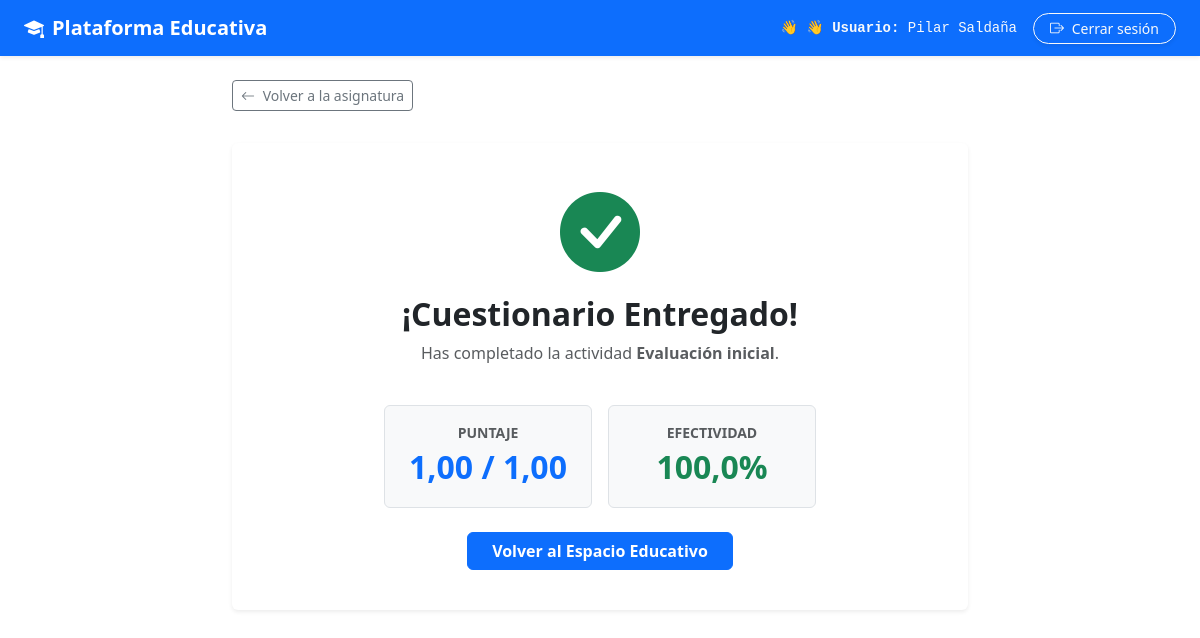
The app's page /actividad/1/ (signed in) with its own data.
### usuarios/models.py (models this page shows, shortened)
class Usuario(AbstractUser):
    dni = models.CharField(
        max_length=20,
        unique=True,
        null=True,
        blank=True
    )

### educacion/models.py (models this page shows, shortened)
class Actividad(models.Model):
    TIPO_ACTIVIDAD = [
        ('TEORIA', 'Lectura / Video'),
        ('PRACTICA', 'Práctica de Programación (Subida de Archivo)'),
        ('CUESTIONARIO', 'Cuestionario / Multiple Choice'),
        ('EJERCICIO', 'Ejercicio'),
        ('ENTREGA', 'Entrega'),
    ]
    leccion = models.ForeignKey(
        Leccion,
        on_delete=models.CASCADE,
        related_name='actividades',
        null=True,
        blank=True
    )
    subleccion = models.ForeignKey(
        Subleccion,
        on_delete=models.CASCADE,
        related_name='actividades',
        null=True,
        blank=True
    )
    titulo = models.CharField(
        max_length=200
    )
    descripcion = RichTextField(
        blank=True
    )
    tipo = models.CharField(
        max_length=20,
        choices=TIPO_ACTIVIDAD
    )
    orden = models.PositiveIntegerField(
        default=1
    )
    fecha_limite = models.DateTimeField(
        null=True,
        blank=True
    )
    clave_acceso = models.CharField(
        max_length=50,
        blank=True,
        null=True,
        help_text="Clave requerida para que el alumno pueda iniciar el cuestionario en clase."
    )
    activo = models.BooleanField(
        default=True
    )
    class Meta:
        verbose_name = 'Actividad'
        verbose_name_plural = 'Actividades'

class EntregaActividad(models.Model):
    ESTADO_ENTREGA = [
        ('EN_PROCESO', 'En proceso'),
        ('ENVIADO', 'Enviado'),
        ('CALIFICADO', 'Calificado'),
    ]
    actividad = models.ForeignKey(
        Actividad,
        on_delete=models.CASCADE,
        related_name='entregas'
    )
    estudiante = models.ForeignKey(
        settings.AUTH_USER_MODEL,
        on_delete=models.CASCADE,
        related_name='entregas_actividades'
    )
    fecha_envio = models.DateTimeField(
        auto_now=True
    )
    estado = models.CharField(
        max_length=20,
        choices=ESTADO_ENTREGA,
        default='EN_PROCESO'
    )
    archivo_adjunto = models.FileField(
        upload_to='entregas_alumnos/',
        blank=True,
        null=True,
        help_text="Archivo de código o práctico entregado por el estudiante."
    )
    comentario_estudiante = models.TextField(
        blank=True,
        null=True
    )
    puntaje_obtenido = models.DecimalField(
        max_digits=5,
        decimal_places=2,
        null=True,
        blank=True
    )
    calificacion = models.DecimalField(
        max_digits=5,
        decimal_places=2,
        null=True,
        blank=True
    )
    class Meta:
        verbose_name = 'Entrega de actividad'
        verbose_name_plural = 'Entregas de actividades'
        unique_together = ('actividad', 'estudiante')

### educacion/views.py (the view, shortened to what this page needs)
@login_required
def realizar_actividad(request, actividad_id):
    actividad = get_object_or_404(
        Actividad.objects.prefetch_related(
            Prefetch(
                'preguntas',
                queryset=Pregunta.objects.filter(activo=True).order_by('orden').prefetch_related('opciones')
            )
        ),
        id=actividad_id,
        activo=True
    )
    entrega, _ = EntregaActividad.objects.get_or_create(
        actividad=actividad,
        estudiante=request.user
    )
    if entrega.estado in ['ENVIADO', 'CALIFICADO']:
        puntaje_obtenido = entrega.calificacion or entrega.puntaje_obtenido or 0
        puntaje_total = sum(p.puntaje for p in actividad.preguntas.all()) or 1
        porcentaje = round((puntaje_obtenido / puntaje_total) * 100, 1) if actividad.preguntas.exists() else 100
        return render(
            request,
            'educacion/realizar_actividad.html',
            {
                'actividad': actividad,
                'entrega': entrega,
                'ya_enviado': True,
                'puntaje_obtenido': puntaje_obtenido,
                'puntaje_total': puntaje_total,
                'porcentaje': porcentaje,
                'estudiante': request.user,
            }
        )

### educacion/templates/educacion/realizar_actividad.html (shortened to what this page needs)
{% extends 'base.html' %}
{% block content %}
<div class="row justify-content-center mb-5">
    <div class="col-12 col-lg-8">
        {% if actividad.leccion.modulo.espacio_educativo %}
            <a href="{% url 'educacion:detalle_espacio' actividad.leccion.modulo.espacio_educativo.id %}" class="btn btn-outline-secondary btn-sm mb-3">
                <i class="bi bi-arrow-left me-1"></i> Volver a la asignatura
            </a>
        {% else %}
            <a href="{% url 'educacion:inicio' %}" class="btn btn-outline-secondary btn-sm mb-3">
                <i class="bi bi-arrow-left me-1"></i> Volver al inicio
            </a>
        {% endif %}
        {% if ya_enviado %}
            <div class="card border-0 shadow-sm text-center p-4 my-3">
                <div class="card-body">
                    <div class="mb-3">
                        <i class="bi bi-check-circle-fill text-success display-1"></i>
                    </div>
                    <h2 class="fw-bold text-dark mb-2">¡Cuestionario Entregado!</h2>
                    <p class="text-muted mb-4">Has completado la actividad <strong>{{ actividad.titulo }}</strong>.</p>
                    <div class="row justify-content-center g-3 my-2">
                        <div class="col-6 col-sm-4">
                            <div class="p-3 bg-light rounded border">
                                <span class="d-block text-muted small fw-bold text-uppercase">Puntaje</span>
                                <span class="fs-2 fw-bold text-primary">{{ puntaje_obtenido }} / {{ puntaje_total }}</span>
                            </div>
                        </div>
                        <div class="col-6 col-sm-4">
                            <div class="p-3 bg-light rounded border">
                                <span class="d-block text-muted small fw-bold text-uppercase">Efectividad</span>
                                <span class="fs-2 fw-bold {% if porcentaje >= 60 %}text-success{% else %}text-danger{% endif %}">
                                    {{ porcentaje }}%
                                </span>
                            </div>
                        </div>
                    </div>
                    <div class="mt-4">
                        {% if actividad.leccion.modulo.espacio_educativo %}
                            <a href="{% url 'educacion:detalle_espacio' actividad.leccion.modulo.espacio_educativo.id %}" class="btn btn-primary px-4 fw-semibold">
                                Volver al Espacio Educativo
                            </a>
                        {% else %}
                            <a href="{% url 'educacion:inicio' %}" class="btn btn-primary px-4 fw-semibold">
                                Volver al Inicio
                            </a>
                        {% endif %}
                    </div>
                </div>
            </div>
        {% endif %}
    </div>
</div>
{% endblock %}

### templates/base.html (shortened to what this page needs)
{% load static %}
<!DOCTYPE html>
<html lang="es">
<head>
    <link href="https://cdn.jsdelivr.net/npm/bootstrap@5.3.3/dist/css/bootstrap.min.css" rel="stylesheet">
    <link rel="stylesheet" href="https://cdn.jsdelivr.net/npm/bootstrap-icons@1.11.3/font/bootstrap-icons.min.css">
    <link rel="stylesheet" href="{% static 'css/estilos.css' %}">
</head>
<body>
    {% if user.is_authenticated %}
    <nav class="navbar navbar-expand-lg navbar-dark bg-primary mb-4 shadow-sm">
        <div class="container-fluid px-4">
            <a class="navbar-brand fw-bold" href="{% url 'educacion:inicio' %}">
                <i class="bi bi-mortarboard-fill me-2"></i>Plataforma Educativa
            </a>
            <div class="collapse navbar-collapse" id="navbarNav">
                <ul class="navbar-nav ms-auto align-items-center gap-3 mt-2 mt-lg-0">
                    <li class="nav-item text-light font-monospace small">
                        👋 👋 <strong>Usuario:</strong> {{ user.get_full_name|default:user.username }}
                    </li>
                    <li class="nav-item">
                        <form method="post" action="{% url 'logout' %}" class="d-inline">
                            <button type="submit" class="btn btn-outline-light btn-sm rounded-pill px-3 shadow-sm">
                                <i class="bi bi-box-arrow-right me-1"></i> Cerrar sesión
                            </button>
                        </form>
                    </li>
                </ul>
            </div>
        </div>
    </nav>
    {% endif %}
    <main class="container">
        {% block content %}
        {% endblock %}
    </main>
</body>
</html>

### static/css/estilos.css (style rules this page uses)
.navbar-brand { transition: 0.3s; }

### records on screen
Usuario: get_full_name "Pilar Saldaña"
Actividad: titulo "Evaluación inicial"
EntregaActividad: calificacion "1,00"

### other values on screen
{{ puntaje_total }} "1,00"
{{ porcentaje }} "100,0"
